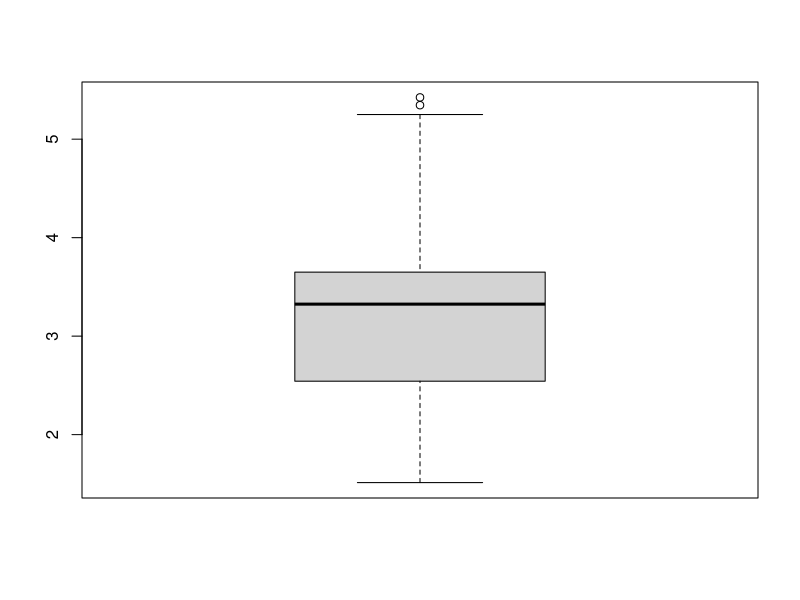
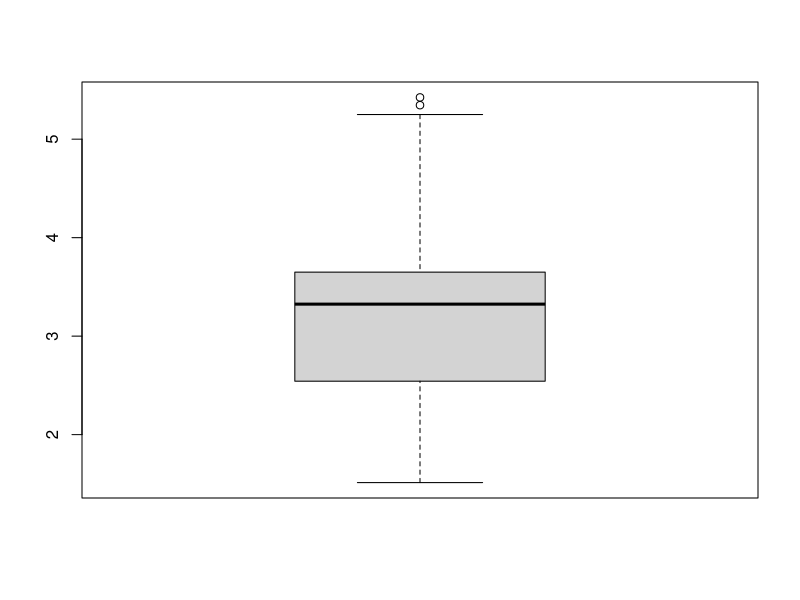

Write the R code that produced these figures, in order.
# 결측치 확인하기(p.263)
x <- c(1, 2, NA, 4, 5)
x
sum(x)
is.na(x)
table(is.na(x))


# 결측치 제외하고 연산하기(p.264)
x <- c(1, 2, NA, 4, 5)
x
sum(x)
is.na(x)
sum(x, na.rm = T)


# airquality 데이터 세트 결측치 확인하기(p.265)
data(airquality)
is.na(airquality)


# 데이터 세트에 있는 결측치 전체 개수 확인하기(p.266)
sum(is.na(airquality))


# 컬럼별 결측치 개수 확인하기(p.266)
colSums(is.na(airquality))


# 결측치가 있는 행 제거하기(p.266)
data(airquality)
na.omit(airquality)


# 결측치 0으로 대체하기(p.267)
data(airquality)
airquality[is.na(airquality)] <- 0
colSums(is.na(airquality))


# 이상치 확인하기(p.268)
data(mtcars)
boxplot(mtcars$wt)


# 상자 그림의 기술통계량 확인하기(p.269)
boxplot(mtcars$wt)$stats


# 이상치 확인하기(p.270 ~ p.271)
mtcars$wt > 5.25

mtcars$wt <- ifelse(mtcars$wt > 5.25, NA, mtcars$wt)
mtcars$wt

